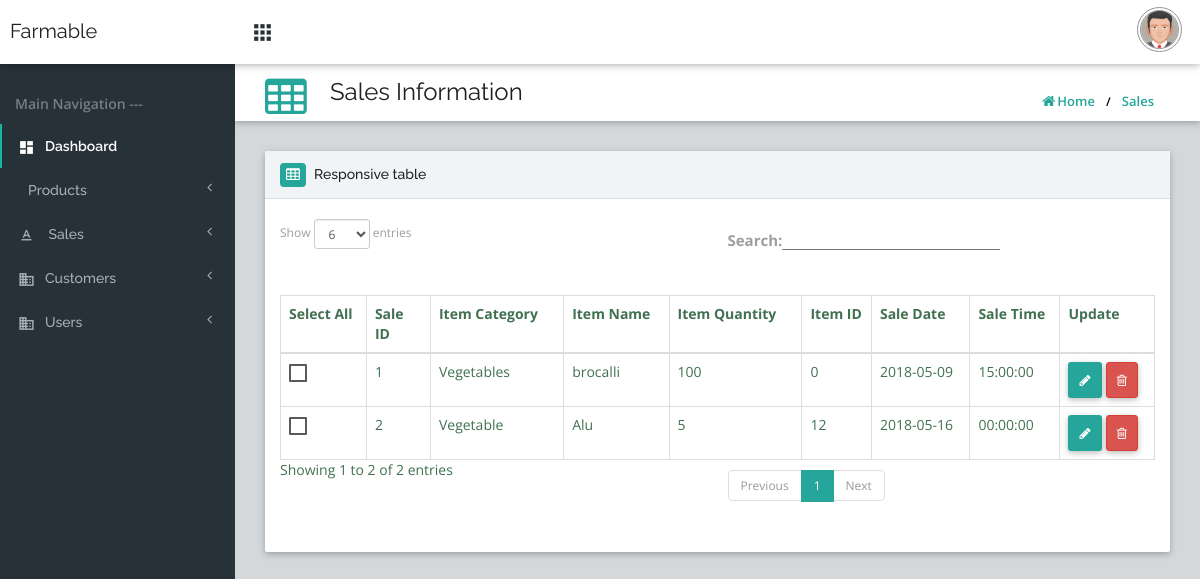
The page /admin/sales.php?flag=0 (signed in) on the database its author committed.
### tables this page shows
CREATE TABLE `sales` (
  `salesID` int(11) NOT NULL,
  `itemCategory` varchar(64) NOT NULL,
  `itemName` varchar(64) NOT NULL,
  `itemQuantity` varchar(64) NOT NULL,
  `itemID` int(11) NOT NULL,
  `date` date NOT NULL,
  `time` time NOT NULL
);

### admin/sales.php (the view, shortened to what this page needs)
<?php
 include_once("connection.php");
?>
<!DOCTYPE html>
<html lang="en">
    <head><meta http-equiv="Content-Type" content="text/html; charset=windows-1252">
        <link href="assets/plugins/jquery-ui-1.12.1/jquery-ui.min.css" rel="stylesheet" type="text/css" />
        <link href="assets/plugins/materialize/css/materialize.min.css" rel="stylesheet">
        <link href="assets/bootstrap/css/bootstrap.min.css" rel="stylesheet">
        <link href="assets/plugins/animate/animate.css" rel="stylesheet" />
        <link href="assets/font-awesome/css/font-awesome.min.css" rel="stylesheet" type="text/css" />
        <link href="assets/plugins/monthly/monthly.css" rel="stylesheet" type="text/css" />
        <link href="assets/plugins/simplebar/dist/simplebar.css" rel="stylesheet" type="text/css" />
        <link href="assets/plugins/malihu-custom-scrollbar/jquery.mCustomScrollbar.css" rel="stylesheet" type="text/css" />
        <link href="assets/dist/css/stylematerial.css" rel="stylesheet">
    </head>
    <body>
        <div id="wrapper">
            <nav class="navbar navbar-inverse navbar-fixed-top">
                <a class="navbar-brand pull-left" href="index.php">
                    <br>
                    <h2>Farmable</h2>
                </a>
                <a id="menu-toggle">
                    <i class="material-icons">apps</i>
                </a>
                <div class="navbar-custom-menu hidden-xs">
                    <ul class="navbar navbar-right">
                        <li class="dropdown">
                            <a class='dropdown-button user-pro' href='#' data-activates='dropdown-user'>
                                <img src="assets/dist/img/avatar5.png" class="img-circle" height="45" width="50" alt="User Image">
                            </a>
                        </li>
                    </ul>
                </div>
            </nav>
            <div id="sidebar-wrapper" class="waves-effect" data-simplebar>
                <div class="navbar-default sidebar" role="navigation">
                    <div class="sidebar-nav navbar-collapse">
                        <ul class="nav" id="side-menu">
                            <li class="list-header">Main Navigation ---</li>
                            <li class="active-link"><a href="index.php"><i class="material-icons">dashboard</i>Dashboard</a></li>
                            <li>
                                <a><i class="material-icons"></i>Products<span class="fa arrow"></span></a>
                            </li>
                            <li><a><i class="material-icons">text_format</i> Sales<span class="fa arrow"></span></a>
                            </li>
                            <li><a><i class="material-icons">business</i>Customers<span class="fa arrow"></span></a>
                            </li>
                            <li><a><i class="material-icons">business</i>Users<span class="fa arrow"></span></a>
                            </li>
                        </ul>
                    </div>
                </div>
            </div>
            <div id="page-content-wrapper">
                <div class="page-content">
                    <section class="content-header z-depth-1">
                        <div class="header-icon">
                            <i class="fa fa-table"></i>
                        </div>
                        <div class="header-title">
                            <h1>Sales Information</h1>
                            <ul class="link hidden-xs">
                                <li><a href="index.php"><i class="fa fa-home"></i>Home</a></li>
                                <li><a href="sales.php">Sales</a></li>
                            </ul>
                        </div>
                    </section>
                            <div class="col-lg-12 col-md-12 col-sm-12 col-xs-12">
                                <div class="card">
                                    <div class="card-header">
                                        <i class="fa fa-table fa-lg"></i>
                                        <h2>Responsive table</h2>
                                    </div>
                                    <div class="card-content">
                                        <div class="table-responsive">
                                            <table class="table table-bordered table-hover" id="dataTableExample1">
                                                <thead>
                                                    <tr>
                                                        <th>Select All</th>
                                                        <th>Sale ID</th>
                                                        <th>Item Category</th>
                                                        <th>Item Name</th>
                                                        <th>Item Quantity</th>
                                                        <th>Item ID</th>
                                                        <th>Sale Date</th>
                                                        <th>Sale Time</th>
                                                        <th>Update</th>
                                                    </tr>
                                                </thead>
                                                <tbody>
    <?php
    $query1= "SELECT * FROM sales";
    $result1 = mysqli_query($connection, $query1);
      while ($row1 = mysqli_fetch_assoc($result1))
        { ?>
          <tr>
              <td>
                  <label for="test1"></label>
              </td>
              <td><?php echo $row1["salesID"]; ?></td>
              <td><?php echo $row1["itemCategory"]; ?></td>
              <td><?php echo $row1["itemName"]; ?></td>
              <td><?php echo $row1["itemQuantity"]; ?></td>
              <td><?php echo $row1["itemID"]; ?></td>
              <td><?php echo $row1["date"]; ?></td>
              <td><?php echo $row1["time"]; ?></td>
              <td>
              <button class="btn btn-sm" data-toggle="tooltip" data-placement="left" title="Update"><i class="fa fa-pencil" aria-hidden="true" onclick="location.href='http://localhost/farm/admin/editsales.php?id=<?php echo $row1["salesID"]; ?>';"></i></button>
              <button class="btn btn-danger btn-sm" data-toggle="tooltip" data-placement="right" title="Delete "><i class="fa fa-trash-o" aria-hidden="true" onclick="location.href='http://localhost/farm/admin/delete_sales_sale.php?id=<?php echo $row1["salesID"]; ?>';"></i></button>
                                                        </td>
                                                    </tr>
                                                  <?php } ?>
                                                </tbody>
                                            </table>
                                        </div>
                                    </div>
                                </div>
                            </div>
                        </div>
                    </div>
                </div>
    </body>
</html>

### rows shown on the page
sales: salesID "1", itemCategory "Vegetables", itemName "brocalli", itemQuantity "100", itemID "0", date "2018-05-09", time "15:00:00"
sales: salesID "2", itemCategory "Vegetable", itemName "Alu", itemQuantity "5", itemID "12", date "2018-05-16", time "00:00:00"
